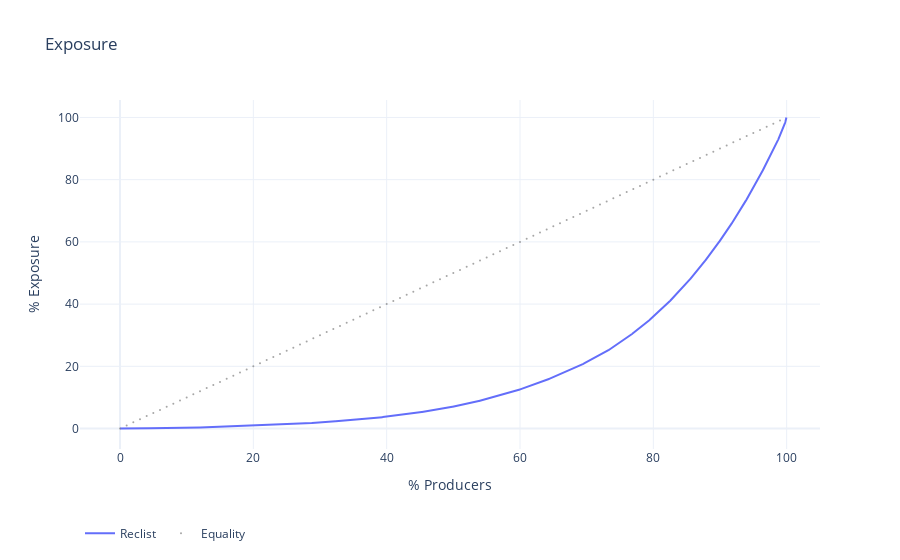

Write notebook code for a chart like this one.
### Code cell
ex.show(kind='geral')

### Figure 1 — Plotly figure (JSON) as saved in the notebook; plotly's stock layout.template omitted (floating-point values rounded to 4 significant figures; data arrays with more than 128 entries replaced by an {"elided": "..."} marker saying what was removed)
{"data": [{"name": "Reclist", "type": "scatter", "x": {"elided": "2479 float values"}, "y": {"elided": "2479 float values"}}, {"marker": {"color": "rgb(128, 128, 128)", "opacity": 0.7, "size": 2}, "mode": "markers", "name": "Equality", "type": "scatter", "x": [0, 1, 2, 3, 4, 5, 6, 7, 8, 9, 10, 11, 12, 13, 14, 15, 16, 17, 18, 19, 20, 21, 22, 23, 24, 25, 26, 27, 28, 29, 30, 31, 32, 33, 34, 35, 36, 37, 38, 39, 40, 41, 42, 43, 44, 45, 46, 47, 48, 49, 50, 51, 52, 53, 54, 55, 56, 57, 58, 59, 60, 61, 62, 63, 64, 65, 66, 67, 68, 69, 70, 71, 72, 73, 74, 75, 76, 77, 78, 79, 80, 81, 82, 83, 84, 85, 86, 87, 88, 89, 90, 91, 92, 93, 94, 95, 96, 97, 98, 99], "y": [0, 1, 2, 3, 4, 5, 6, 7, 8, 9, 10, 11, 12, 13, 14, 15, 16, 17, 18, 19, 20, 21, 22, 23, 24, 25, 26, 27, 28, 29, 30, 31, 32, 33, 34, 35, 36, 37, 38, 39, 40, 41, 42, 43, 44, 45, 46, 47, 48, 49, 50, 51, 52, 53, 54, 55, 56, 57, 58, 59, 60, 61, 62, 63, 64, 65, 66, 67, 68, 69, 70, 71, 72, 73, 74, 75, 76, 77, 78, 79, 80, 81, 82, 83, 84, 85, 86, 87, 88, 89, 90, 91, 92, 93, 94, 95, 96, 97, 98, 99]}], "layout": {"legend": {"orientation": "h", "y": -0.2}, "title": {"text": "Exposure"}, "xaxis": {"title": {"text": "% Producers"}}, "yaxis": {"title": {"text": "% Exposure"}}}}
